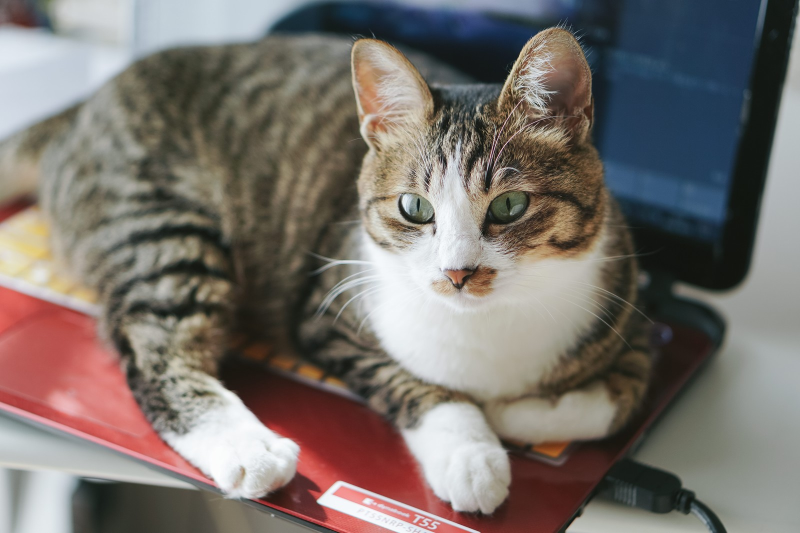
%> input picture Cat.jpg, 1600 x 1066 px (shown at 1/2 size)
$ octave kadai1.m   (GNU Octave 9; MATLAB toolbox functions it lacks are replaced by stand-ins)
%> lines starting %> are read from the running program, lines starting %| are printed output that depends on the picture
% 課題１　標本化間隔と空間解像度
% 画像をダウンサンプリングして（標本化間隔を大きくして）
% 表示せよ．
% 下記はサンプルプログラムである．
% 課題作成にあたっては「Lenna」以外の画像を用いよ．

clear; % 変数のオールクリア

ORG=imread('Cat.jpg'); % 原画像の入力
%> ORG is the input picture: size 1066x1600x3 uint8; mean R, G, B 120.3, 113, 107.9
imagesc(ORG); axis image; % 画像の表示
pause; % 一時停止

IMG = imresize(ORG,0.5); % 画像の縮小
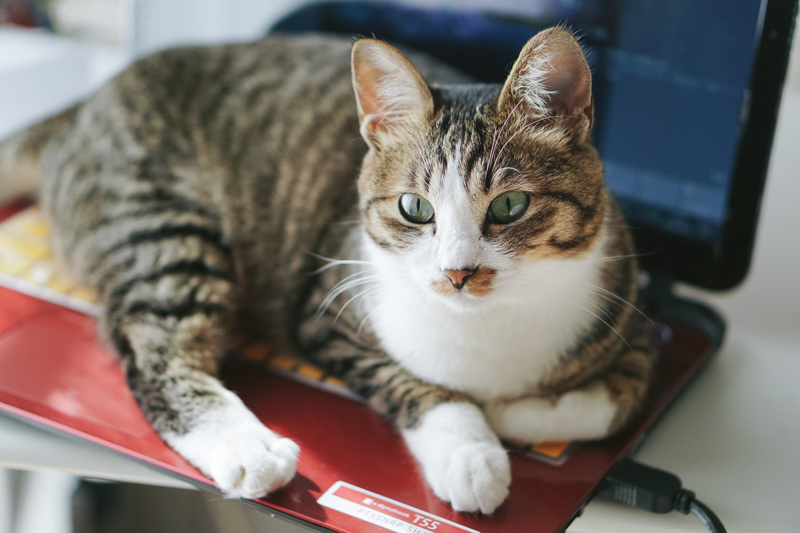
%> IMG: size 533x800x3 uint8; mean R, G, B 120.3, 113, 107.9
IMG2 = imresize(IMG,2,'box'); % 画像の拡大
imagesc(IMG2); axis image; % 画像の表示
imwrite(IMG2,'Cat_2.jpg')
pause; % 一時停止

IMG = imresize(IMG,0.5); % 画像の縮小
%> IMG: size 267x400x3 uint8
IMG2 = imresize(IMG,2,'box'); % 画像の拡大
%> IMG2: size 534x800x3 uint8
imagesc(IMG2); axis image; % 画像の表示
imwrite(IMG2,'Cat_4.jpg')
pause; % 一時停止

IMG = imresize(IMG,0.5); % 画像の縮小
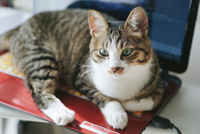
%> IMG: size 134x200x3 uint8; mean R, G, B 120.3, 113, 107.9
IMG2 = imresize(IMG,2,'box'); % 画像の拡大
%> IMG2: size 268x400x3 uint8
imagesc(IMG2); axis image; % 画像の表示
imwrite(IMG2,'Cat_8.jpg')
pause; % 一時停止

IMG = imresize(IMG,0.5); % 画像の縮小
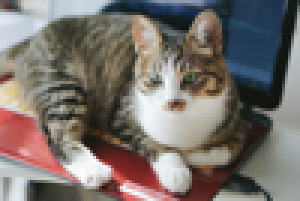
%> IMG: size 67x100x3 uint8 (shown 3 times larger); mean R, G, B 120.3, 113, 107.9
IMG2 = imresize(IMG,2,'box'); % 画像の拡大
%> IMG2: size 134x200x3 uint8
imagesc(IMG2); axis image; % 画像の表示
imwrite(IMG2,'Cat_16.jpg')
pause; % 一時停止

IMG = imresize(IMG,0.5); % 画像の縮小
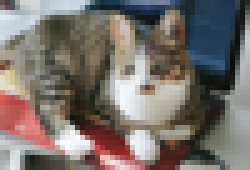
%> IMG: size 34x50x3 uint8 (shown 5 times larger); mean R, G, B 120.2, 112.9, 107.8
IMG2 = imresize(IMG,2,'box'); % 画像の拡大
%> IMG2: size 68x100x3 uint8
imagesc(IMG2); axis image; % 画像の表示
imwrite(IMG2,'Cat_32.jpg')
pause; % 一時停止

IMG = imresize(IMG,0.5); % 画像の縮小
IMG2 = imresize(IMG,2,'box'); % 画像の拡大
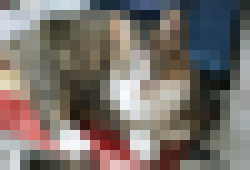
%> IMG2: size 34x50x3 uint8 (shown 5 times larger); mean R, G, B 120, 112.7, 107.6
imagesc(IMG2); axis image; % 画像の表示
imwrite(IMG2,'Cat_64.jpg')
pause; % 一時停止

IMG = imresize(IMG,0.5); % 画像の縮小
IMG2 = imresize(IMG,2,'box'); % 画像の拡大
imagesc(IMG2); axis image; % 画像の表示
imwrite(IMG2,'Cat_128.jpg')
